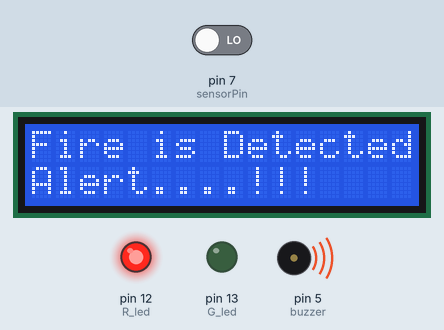
Bench run of a sketch on a simulated Arduino Uno, built with avr-gcc and run on an emulated ATmega328P. Shown: 16×2 character LCD, output pins drawn as LEDs (lit = HIGH), buzzer (waves = sounding, pin HIGH). The inputs (shaded band) are chosen by the test bench; at power-on: pin 7 (sensorPin) LOW.

Above: at 3.3 s.
3.4 s: pin 7 (sensorPin) driven HIGH
At 5.5 s:
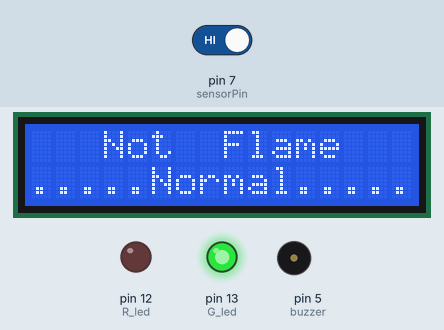
5.8 s: pin 7 (sensorPin) driven LOW
At 6.9 s:
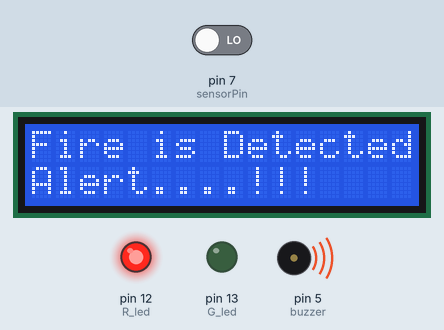
Timing chart, 0 to 8.8 s (numbered marks = the images above; inputs shaded):
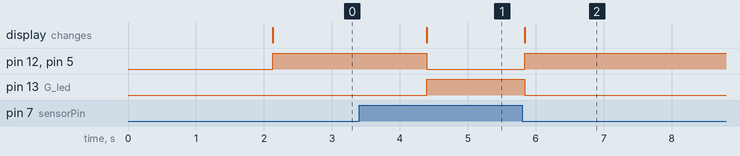

Measured:
- after the input at 3.4 s, pin 12 (R_led), pin 5 (buzzer): HIGH → LOW after 0.99 s; pin 13 (G_led): LOW → HIGH after 0.99 s; the display: changes after 0.99 s (image 1)
- after the input at 5.8 s, pin 12 (R_led), pin 5 (buzzer): LOW → HIGH at once; pin 13 (G_led): HIGH → LOW at once; the display: changes at once (image 2)

The sketch:

Flame_Sensor_with_LCD_Display.ino
```cpp
#include <Wire.h>
#include <LiquidCrystal_I2C.h>
LiquidCrystal_I2C lcd(0x27, 16, 2);

int sensorPin = 7;
int buzzer = 5;
int G_led = 13;
int R_led = 12;

int read_value;

void setup() {

  pinMode(sensorPin, INPUT);
  pinMode(buzzer, OUTPUT);
  pinMode(R_led, OUTPUT);
  pinMode(G_led, OUTPUT);
  lcd.init();
  lcd.backlight();
  lcd.clear();
  lcd.setCursor(0, 0);
  lcd.print("   WELCOME To   ");
  lcd.setCursor(0, 1);
  lcd.print("  Fire Detector ");
  delay(2000);
  lcd.clear();

}

void loop() {
  read_value = digitalRead(sensorPin);

  if (read_value == 1) {
    lcd.setCursor(0, 0);
    lcd.print("   Not  Flame   ");
    lcd.setCursor(0, 1);
    lcd.print(".....Normal.....");
    digitalWrite(buzzer, LOW);
    digitalWrite(R_led, LOW);
    digitalWrite(G_led, HIGH);

  } else {
    lcd.setCursor(0, 0);
    lcd.print("Fire is Detected");
    lcd.setCursor(0, 1);
    lcd.print("Alert....!!!    ");
    digitalWrite(buzzer, HIGH);
    digitalWrite(R_led, HIGH);
    digitalWrite(G_led, LOW);
    delay(1000);
  }
  delay(100);
}
```
